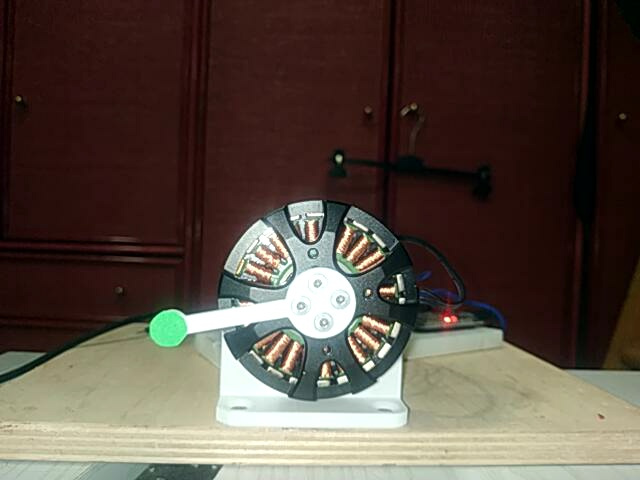
#> input picture src/frame1.jpg, 640 x 480 px, given in place of the camera
$ python visual_servoing.py
#> lines starting #> are read from the running program, lines starting #| are printed output that depends on the picture; after the words box and inside, x2 and y2 are one past the last pixel; in counts of white or black regions, pixels touching at a corner belong together
#> in main, frame is the input picture: shape (480, 640, 3); mean B, G, R 65.4, 75.2, 87.9
### src/utils.py
import cv2
import time
import math
import numpy as np
import serial

# Function to draw a cross
def draw_cross(image, point, size, color, thickness):
    x, y = point
    half_size = size // 2

    # Draw horizontal line
    cv2.line(image, (x - half_size, y), (x + half_size, y), color, thickness)
    # Draw vertical line
    cv2.line(image, (x, y - half_size), (x, y + half_size), color, thickness)

# Downsample
def downsample_image(image, scale_factor):
    # Calculate the new dimensions
#> called with scale_factor = 1
    width = int(image.shape[1] * scale_factor)
#> width = 640
    height = int(image.shape[0] * scale_factor)
#> height = 480
    # Resize the image
    resized_image = cv2.resize(image, (width, height), interpolation=cv2.INTER_AREA)
    return resized_image

# Compute angle
def get_angle(point1, point2, offset):
    x1, y1 = point1
    x2, y2 = point2

    delta_x = x2 - x1
    delta_y = y2 - y1

    angle = math.atan2(-delta_y, delta_x) + offset
    return angle

# [57 lines left out: functions capture_single_frame, extract_green_channel, not called in this run]

def hsv_mask(frame, hmin, smin, vmin, hmax, smax, vmax):
#> called with hmin = 53, smin = 128, vmin = 128, hmax = 100, smax = 255, vmax = 255
    lower_bound = np.array([hmin, smin, vmin])
    upper_bound = np.array([hmax, smax, vmax])

    # Convert to HSV color space
    frame_hsv = cv2.cvtColor(frame, cv2.COLOR_BGR2HSV)
#> frame_hsv: shape (480, 640, 3); mean H, S, V 25.3, 129.8, 91.1
    mask = cv2.inRange(frame_hsv, lower_bound, upper_bound)
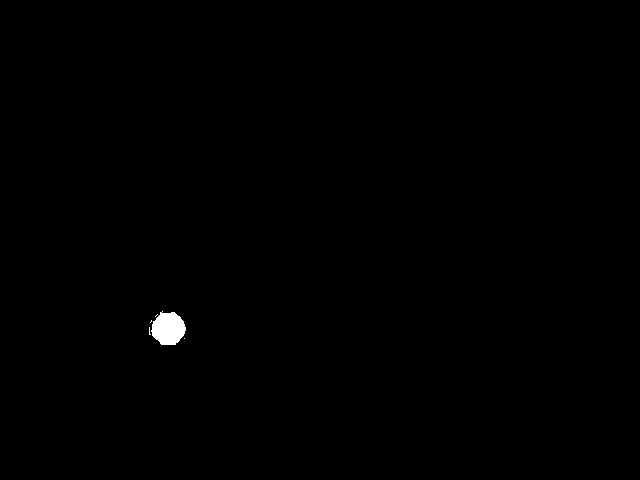
#> mask: shape (480, 640); 0.29% white; 5 white regions (4 under 20 px), largest, box (x1, y1, x2, y2) and area: (151, 311, 186, 345) 876

    return mask

# Hough transform to detect frames
def detect_circles(frame, minDist=300, quality=20, minRadius=0, maxRadius=0):

    # Apply Gaussian blur to reduce noise
#> called with minDist = 300, quality = 20, minRadius = 0, maxRadius = 0
    blurred_frame = cv2.GaussianBlur(frame, (9, 9), 2)

    # Apply Hough Transform to detect circles
    circles = cv2.HoughCircles(blurred_frame, cv2.HOUGH_GRADIENT, dp=1, minDist=minDist,
                               param1=300, param2=quality, minRadius=minRadius, maxRadius=maxRadius)
#> circles = [[166.5, 329.5, 15.6]]

    return circles

# Draw circles on the image
def draw_circles(frame, circles):
    if circles is not None:
        #print(f"Circles detected: {circles.size} ")
        # Convert coordinates and radius to integers
        circles = np.round(circles[0, :]).astype("int")

        # Draw detected circles
        for (x, y, r) in circles:
            cv2.circle(frame, (x, y), r, (255, 0, 0), 4)


# Low pass filter
def lowpass(measure, old_value, smoothing):
    filtered_value = smoothing*old_value + (1-smoothing)*measure
    return filtered_value

# Send velocity reference to the ESP32
def send_command(ser, target):
    message = "M" + str(target) + "\n"
    ser.write(message.encode())

# Given an image containing a chessboard, return the corners
# [9 lines left out: function detect_chessboard_corners, not called in this run]

### src/visual_servoing.py
import cv2
import time
import numpy as np
import serial
import math
import utils

# When a click is detected, update the clicked_x and clicked_y variables
# Initialize the variables
click_flag = False
clicked_x = -1
clicked_y = -1
clicked_point = (-1, -1)
def get_click_coordinates(event, x, y, flags, param):
    global clicked_x, clicked_y, click_flag
    if event == cv2.EVENT_LBUTTONDOWN:
        clicked_x = x
        clicked_y = y
        click_flag = True

# Position PID gains
kp = 3
ki = 0

##############################################################
def main():
    # Serial port parameters
    port = '/dev/ttyUSB0'   # Depends on the OS
    baud = 115200
    timeout = 3

    # Open the serial port
    ser = serial.Serial(port, baud, timeout=timeout)
    ser.flush()

    # Open the video capture
    camera = cv2.VideoCapture('/dev/video0')

    # Check if the camera was opened successfully
    if not camera.isOpened():
        print("Error: Couldn't open camera.")
        return

    # Create a window and set the mouse callback function
    cv2.namedWindow('Frame')
    cv2.setMouseCallback('Frame', get_click_coordinates)

    # Define the center to compute the angle
    motor_center = (0,0)
    end_center = (0,0)

    # FPS indicator
    fps = 0

    # Error
    error_previous = 0
    error_integral = 0
    revolutions = 0
    target = 0

    loop_time = 0

    while True:
        # Start the time
        start_time = time.time()

        # Capture frame
        ret, frame = camera.read()

        # Check if the frame was captured successfully
        if not ret:
            print("Error: Couldn't capture frame.")
            break

        # Downsample
        frame = utils.downsample_image(frame, 1)

        # Isolate green and detect circle
        green = utils.hsv_mask(frame, 53, 128, 128, 100, 255, 255)
        green_circles = utils.detect_circles(green)
#> green_circles = [[166.5, 329.5, 15.6]]

        # Isolate white and detect circle
        white = utils.hsv_mask(frame, 0, 0, 255, 255, 10, 255)
#> call 2 of hsv_mask, with hmin = 0, smin = 0, vmin = 255, hmax = 255, smax = 10, vmax = 255
#> in hsv_mask (call 2), `mask = cv2.inRange(frame_hsv, lower_bound, upper_bound)`:
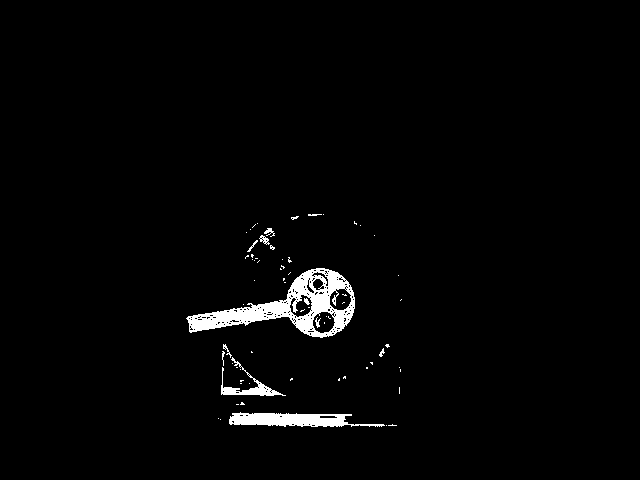
#> mask: shape (480, 640); 2.1% white; 68 white regions (56 under 20 px), largest, box (x1, y1, x2, y2) and area: (186, 268, 355, 338) 3996, (229, 412, 385, 427) 1441, (221, 357, 286, 396) 516
        white_circles = utils.detect_circles(white, minRadius=20, maxRadius=40)
#> call 2 of detect_circles, with minDist = 300, quality = 20, minRadius = 20, maxRadius = 40
#> in detect_circles (call 2), `blurred_frame = cv2.GaussianBlur(frame, (9, 9), 2)`:
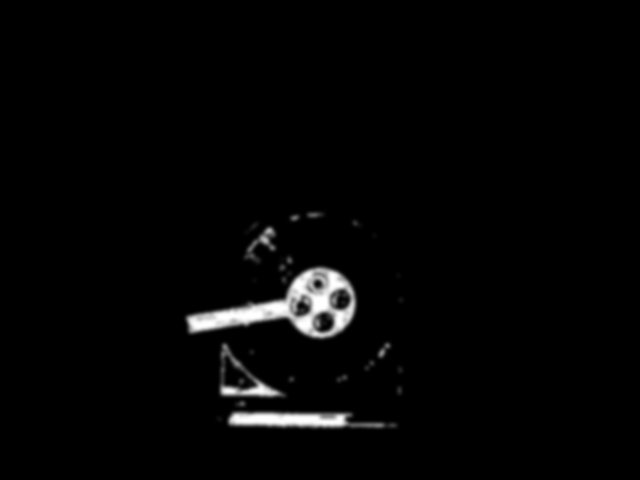
#> blurred_frame: shape (480, 640); min 0, max 255, mean 5.4
#> in detect_circles (call 2), `circles = cv2.HoughCircles(blurred_frame, cv2.HOUGH_GRADIENT, dp=1, mi..`: circles = [[319.5, 302.5, 35.1]]
#> white_circles = [[319.5, 302.5, 35.1]]

        # Center of the white and green circles
        if white_circles is not None:
            motor_center = (white_circles[0][0][0], white_circles[0][0][1])
#> motor_center = (319.5, 302.5)
        if green_circles is not None:
            end_center = (green_circles[0][0][0], green_circles[0][0][1])
#> end_center = (166.5, 329.5)

        # Print the coordinates of the click if available, then reset
        global clicked_x, clicked_y, clicked_point, click_flag
        if clicked_x != -1 and clicked_y != -1:

            # Define the clicked point
            clicked_point = (clicked_x, clicked_y)

            # Reset clicked coordinates
            clicked_x = -1
            clicked_y = -1

        # Compute the target and measured angles
        target_angle = utils.get_angle(motor_center, clicked_point, 0)
#> in get_angle, `x1, y1 = point1`: x1 = 319.5; y1 = 302.5
#> in get_angle, `delta_x = x2 - x1`: delta_x = -320.5
#> in get_angle, `delta_y = y2 - y1`: delta_y = -303.5
#> in get_angle, `angle = math.atan2(-delta_y, delta_x) + offset`: angle = 2.38
#> target_angle = 2.38
        measured_angle = utils.get_angle(motor_center, end_center, 0)
#> measured_angle = -2.97

        # Error
        error_measured = target_angle - measured_angle
#> error_measured = 5.35
        if error_measured > math.pi: error_measured = error_measured - 2*math.pi
#> error_measured = -0.933
        elif error_measured < -math.pi: error_measured = error_measured + 2*math.pi
        error_angle = utils.lowpass(error_measured, error_previous, 0.3)
#> in lowpass, `filtered_value = smoothing*old_value + (1-smoothing)*measure`: filtered_value = -0.653
#> error_angle = -0.653
        error_previous = error_angle
#> error_previous = -0.653

        # Error integral
        error_integral = error_integral + (error_angle - error_previous)*loop_time
#> error_integral = 0

        # Send the control command
        if click_flag:
            target = kp*error_angle + ki*error_integral
        message = "M" + f"{-target:.2f}" + "\n"
        ser.write(message.encode())

    # Display the captured frame

        # Draw circles
        utils.draw_circles(frame, green_circles)
#> in draw_circles, `circles = np.round(circles[0, :]).astype("int")`: circles = [[166, 330, 16]]
#> the loop in draw_circles, `for (x, y, r) in circles:` made 1 pass
        utils.draw_circles(frame, white_circles)
#> in draw_circles (call 2), `circles = np.round(circles[0, :]).astype("int")`: circles = [[320, 302, 35]]
#> the loop in draw_circles (call 2), `for (x, y, r) in circles:` made 1 pass
#> after the loop in draw_circles (call 2), `for (x, y, r) in circles:`:
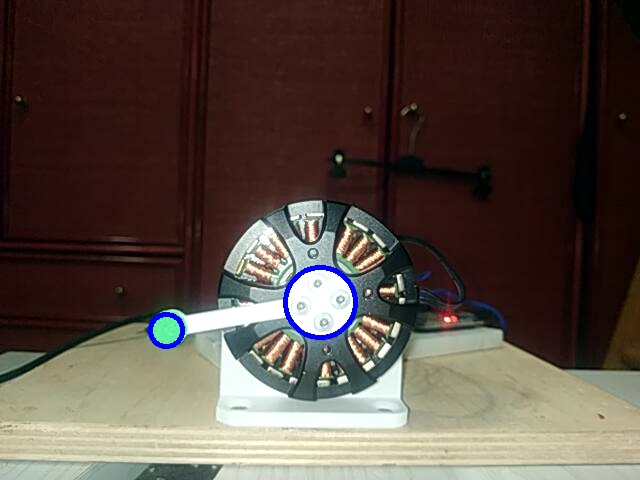
#> frame: shape (480, 640, 3); mean B, G, R 65.8, 74.1, 87
        utils.draw_cross(frame, clicked_point, 50, (0,0,255), 2)
#> in draw_cross, `cv2.line(image, (x, y - half_size), (x, y + half_size), color, thickne..`: image: shape (480, 640, 3); mean B, G, R 65.8, 74.1, 87.1
        cv2.line(frame, np.round(motor_center).astype("int"), clicked_point, (0,0,255), 2)
        cv2.line(frame, np.round(motor_center).astype("int"), np.round(end_center).astype("int"), (255,0,0), 2)

        # Add text
        font_scale = 0.5
        text_height = 20
        cv2.putText(frame, f"FPS: {fps:.2f}", (10, 1*text_height), cv2.FONT_HERSHEY_SIMPLEX, font_scale, (0, 255, 0), 2)
        cv2.putText(frame, f"Target: {target_angle:.2f}", (10, 2*text_height), cv2.FONT_HERSHEY_SIMPLEX, font_scale, (0, 255, 0), 2)
        cv2.putText(frame, f"Meas: {measured_angle:.2f}", (10, 3*text_height), cv2.FONT_HERSHEY_SIMPLEX, font_scale, (0, 255, 0), 2)
        cv2.putText(frame, f"Error: {error_angle:.2f}", (10, 4*text_height), cv2.FONT_HERSHEY_SIMPLEX, font_scale, (0, 255, 0), 2)
        cv2.putText(frame, f"Command: {target:.2f}", (10, 5*text_height), cv2.FONT_HERSHEY_SIMPLEX, font_scale, (0, 255, 0), 2)
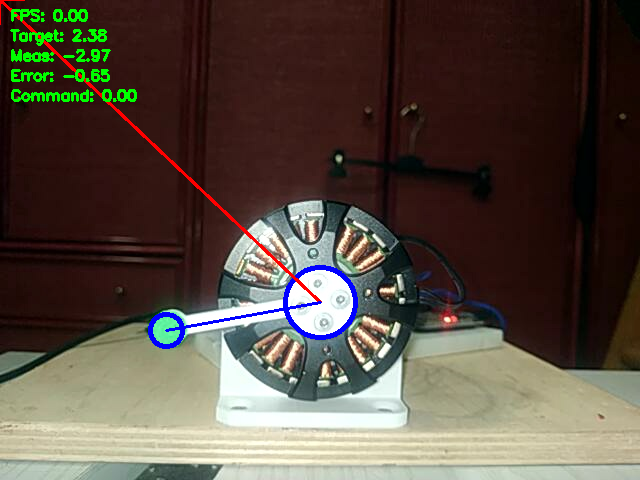
#> frame: shape (480, 640, 3); mean B, G, R 65.4, 76, 87
        cv2.imshow('Frame', frame)

        # Check for key press; if 'q' is pressed, exit the loop
        if cv2.waitKey(1) & 0xFF == ord('q'):
#> (key q is pressed here)
            break

        loop_time = time.time() - start_time
        fps = fps + 0.2*(1/loop_time - fps)


    # Release the capture device and close all OpenCV windows
    camera.release()
    cv2.destroyAllWindows()
    ser.close()

main()
